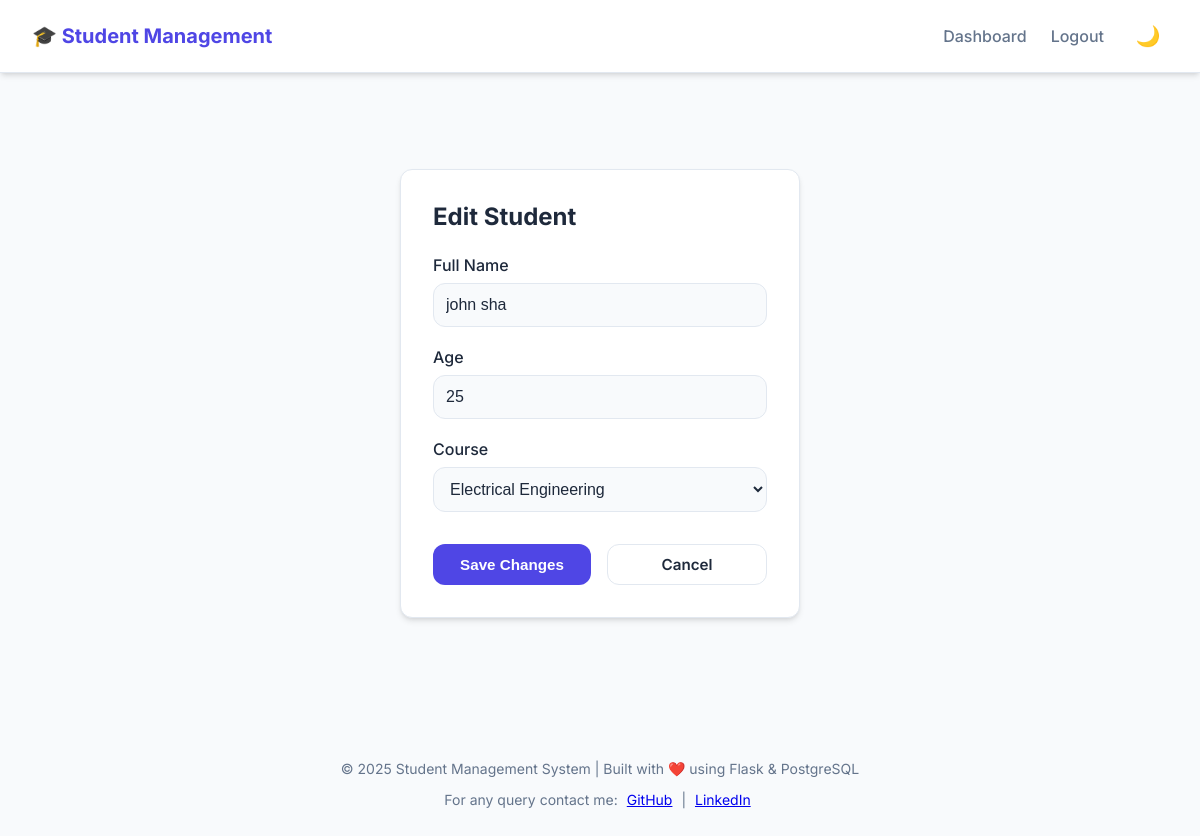
/edit/3 (signed in), run on the app's committed database.
### models.py (models this page shows)
class Student(db.Model):
    __tablename__ = "students"
    id = db.Column(db.Integer, primary_key=True)
    name = db.Column(db.String(100), nullable=False)
    age = db.Column(db.Integer)
    course_id = db.Column(db.Integer, db.ForeignKey("courses.id"))
    course = db.relationship("Course", backref="students")

class Course(db.Model):
    __tablename__ = "courses"
    id = db.Column(db.Integer, primary_key=True)
    name = db.Column(db.String(100), nullable=False)

### app.py (the view, shortened to what this page needs)
@app.route("/edit/<int:id>", methods=["GET", "POST"])
@login_required
def edit_student(id):
    student = Student.query.get_or_404(id)
    courses = Course.query.all()
    return render_template("edit_student.html", student=student, courses=courses)

### app.py (called while the page is built)
@login_manager.user_loader
def load_user(user_id):
    return Admin.query.get(int(user_id))

### templates/edit_student.html
{% extends 'base.html' %}
{% block content %}
<div class="card center">
  <h2 style="margin-top: 0; margin-bottom: 1.5rem;">Edit Student</h2>
  <form method="POST">
    <div class="form-group">
      <label for="name">Full Name</label>
      <input type="text" id="name" name="name" value="{{ student.name }}" required>
    </div>
    <div class="form-group">
      <label for="age">Age</label>
      <input type="number" id="age" name="age" value="{{ student.age }}" required min="16" max="100">
    </div>
    <div class="form-group">
      <label for="course">Course</label>
      <select id="course" name="course" required>
        {% for course in courses %}
        <option value="{{ course.id }}" {% if course.id==student.course_id %}selected{% endif %}>
          {{ course.name }}
        </option>
        {% endfor %}
      </select>
    </div>
    <div style="display: flex; gap: 1rem; margin-top: 2rem;">
      <button type="submit" style="flex: 1;">Save Changes</button>
      <a href="{{ url_for('dashboard') }}" class="btn secondary" style="flex: 1; text-align: center;">Cancel</a>
    </div>
  </form>
</div>
{% endblock %}

### static/style.css (style rules this page uses)
:root { --primary: #4f46e5; --primary-hover: #4338ca; --secondary: #64748b; --accent: #0ea5e9; --danger: #ef4444; --danger-hover: #dc2626; --success: #22c55e; --background: #f8fafc; --surface: #ffffff; --text-main: #1e293b; --text-muted: #64748b; --border: #e2e8f0; --dark-background: #0f172a; --dark-surface: #1e293b; --dark-text-main: #f8fafc; --dark-text-muted: #94a3b8; --dark-border: #334155; --radius: 12px; --shadow: 0 4px 6px -1px rgb(0 0 0 / 0.1), 0 2px 4px -2px rgb(0 0 0 / 0.1); --shadow-lg: 0 10px 15px -3px rgb(0 0 0 / 0.1), 0 4px 6px -4px rgb(0 0 0 / 0.1); }
* { box-sizing: border-box; }
body { font-family: 'Inter', system-ui, -apple-system, sans-serif; margin: 0; min-height: 100vh; display: flex; flex-direction: column; background-color: var(--background); color: var(--text-main); transition: background-color 0.3s ease, color 0.3s ease; }
.card { background: var(--surface); padding: 2rem; border-radius: var(--radius); box-shadow: var(--shadow); border: 1px solid var(--border); }
.card.center { max-width: 400px; margin: 4rem auto; }
.btn, button { display: inline-flex; align-items: center; justify-content: center; padding: 0.625rem 1.25rem; border-radius: var(--radius); border: none; font-weight: 600; cursor: pointer; transition: all 0.2s; background-color: var(--primary); color: white; text-decoration: none; font-size: 0.95rem; }
.btn.secondary { background-color: transparent; border: 1px solid var(--border); color: var(--text-main); }
.form-group { margin-bottom: 1.25rem; }
label { display: block; margin-bottom: 0.5rem; font-weight: 500; color: var(--text-main); }
input, select { width: 100%; padding: 0.75rem; border-radius: var(--radius); border: 1px solid var(--border); background: var(--background); color: var(--text-main); font-size: 1rem; transition: border-color 0.2s, box-shadow 0.2s; }
a.btn, a.btn-sm { text-decoration: none !important; }

### data on the page
Student: name "john sha", age "25", course "Electrical Engineering"
